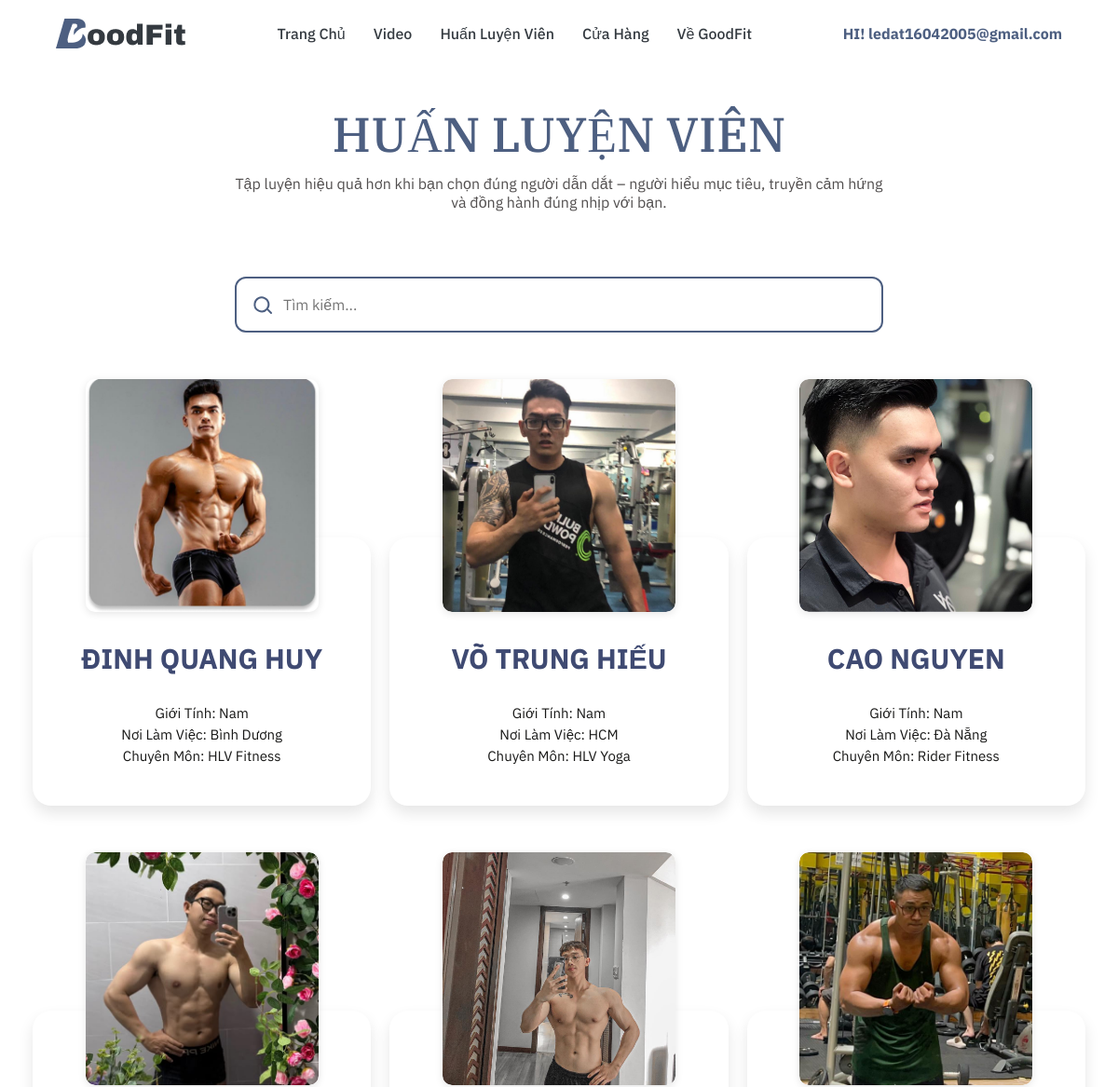
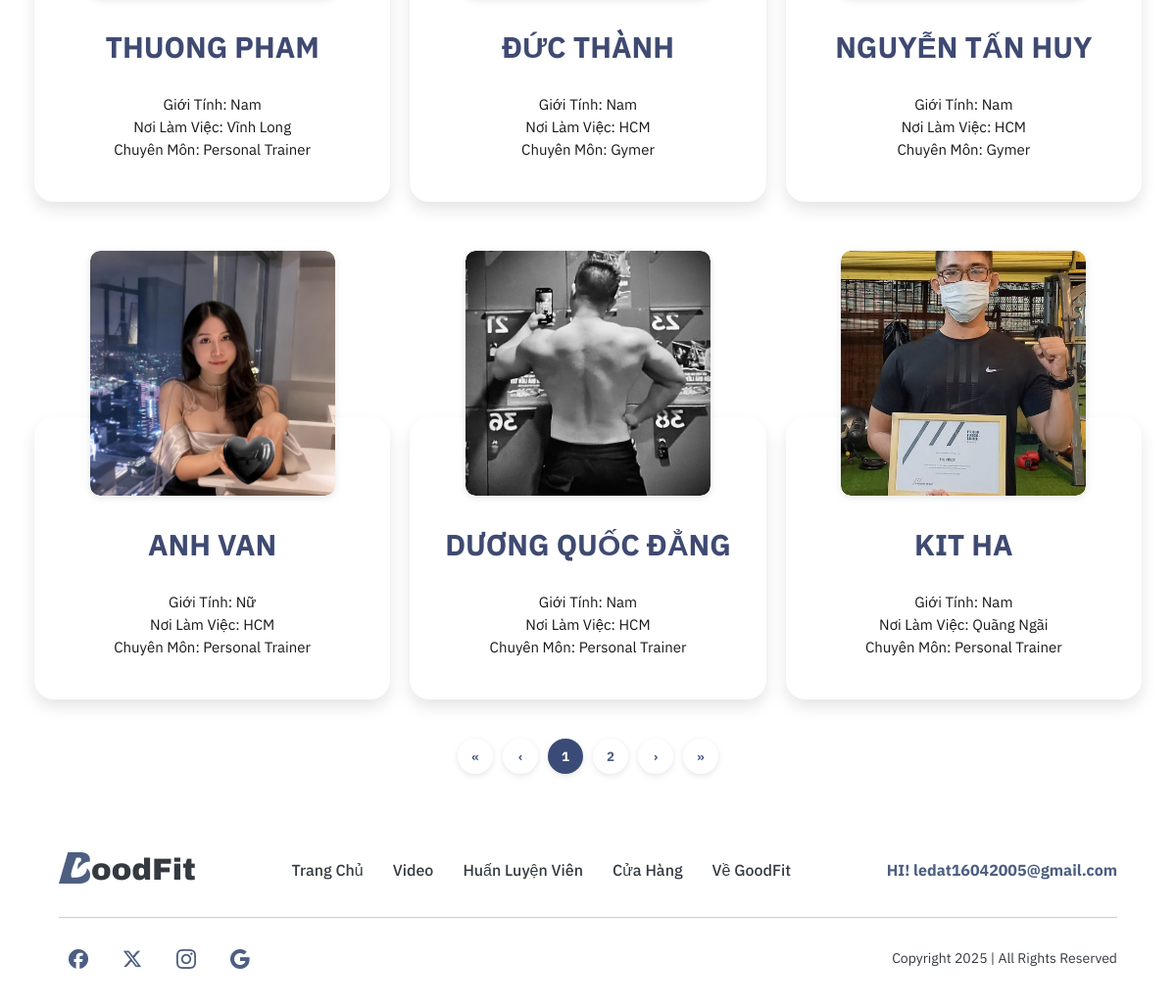
Page /Giangvien/Giangvien.php (signed in) on the committed database (2 pictures, top to bottom).
### tables this page shows
CREATE TABLE `huanluyenvien` (
  `id` INT NOT NULL AUTO_INCREMENT,
  `anh` VARCHAR(255) DEFAULT NULL,
  `ten` VARCHAR(100) NOT NULL,
  `gioitinh` ENUM('Nam', 'Nữ') NOT NULL,
  `noilamviec` VARCHAR(100) NOT NULL,
  `chuyenmon` VARCHAR(100) NOT NULL,
  PRIMARY KEY (`id`)
);

### Giangvien/Giangvien.php (the view, shortened to what this page needs)
<?php
include '../connect.php';
$sql = "SELECT * FROM huanluyenvien";
$result = $conn->query($sql);
?>
<!DOCTYPE html>
<html lang="vi">
<head>
  <link rel="stylesheet" href="Giangvien.css">
  <link rel="stylesheet" href="https://cdnjs.cloudflare.com/ajax/libs/font-awesome/6.4.0/css/all.min.css">
  <link rel="stylesheet" href="../header.css">
</head>
<body>
  <?php include '../header.php'; ?>
    <section class="trainer-section">
    <h1>HUẤN LUYỆN VIÊN</h1>
    <p class="sub-text">Tập luyện hiệu quả hơn khi bạn chọn đúng người dẫn dắt – người hiểu mục tiêu, truyền cảm hứng và đồng hành đúng nhịp với bạn.</p>
    <div class="search-box">
      <svg class="icon search-icon" xmlns="http://www.w3.org/2000/svg" fill="none" viewBox="0 0 24 24" stroke="currentColor">
        <path stroke-linecap="round" stroke-linejoin="round" stroke-width="2"
          d="M21 21l-4.35-4.35m0 0A7.5 7.5 0 103.5 10.5a7.5 7.5 0 0013.15 6.15z" />
      </svg>
      <input type="text" id="searchInput" placeholder="Tìm kiếm..." />
    </div>
    <div class="trainer-list" id="trainerList">
      <?php if ($result->num_rows > 0): ?>
        <?php while ($row = $result->fetch_assoc()): ?>
          <div class="card">
            <a href="../teacherinfo/teacherinfo.php">
              <div class="card-image-wrapper">
                <img src="<?= htmlspecialchars($row['anh']) ?>" alt="HLV <?= htmlspecialchars($row['ten']) ?>">
              </div>
              <div class="card-info">
                <h3><?= strtoupper(htmlspecialchars($row['ten'])) ?></h3>
                <p>Giới Tính: <?= htmlspecialchars($row['gioitinh']) ?></p>
                <p>Nơi Làm Việc: <?= htmlspecialchars($row['noilamviec']) ?></p>
                <p>Chuyên Môn: <?= htmlspecialchars($row['chuyenmon']) ?></p>
              </div>
            </a>
          </div>
        <?php endwhile; ?>
      <?php else: ?>
        <p>Không tìm thấy huấn luyện viên nào.</p>
      <?php endif; ?>
    </div>
    <div class="pagination" id="pagination"></div>
  </section>
<?php include($_SERVER['DOCUMENT_ROOT'] . "/GoodFit/footer.php"); ?>
</body>

### Giangvien/Giangvien.css (style rules this page uses)
* { margin: 0; padding: 0; box-sizing: border-box; }
body { color: white; font-family: 'IBM Plex Sans', sans-serif; }
.trainer-section { max-width: 1170px; margin: 0 auto; text-align: center; padding: 40px 20px; }
h1 { font-family: 'IBM Plex Serif', serif; font-weight: 500; font-size: 52px; color: #4D5F81; margin-bottom: 10px; margin-top: 70px; }
.sub-text { font-family: 'IBM Plex Sans', sans-serif; font-weight: 400; font-size: 16px; color: #524F4F; margin-bottom: 70px; max-width: 700px; margin: 0 auto 70px auto; }
.search-box { width: 696px; height: 60px; border: 2px solid #4D5F81; border-radius: 12px; margin: 0 auto 40px auto; display: flex; align-items: center; padding: 0 16px; background-color: #ffffff; margin-bottom: 220px; }
.search-box input { flex: 1; background: transparent; border: none; outline: none; font-size: 16px; color: rgb(0, 0, 0); padding: 0 10px; font-family: 'IBM Plex Sans', sans-serif; }
.icon { width: 24px; height: 24px; color: #4D5F81; flex-shrink: 0; }
.trainer-list { max-width: 1170px; margin: 0 auto 40px; display: grid; grid-template-columns: repeat(3, 1fr); row-gap: 220px; column-gap: 20px; }
.card { background-color: rgb(255, 255, 255); border-radius: 20px; box-shadow: 0 8px 16px rgba(0, 0, 0, 0.1); text-align: center; transition: transform 0.3s; position: relative; padding-top: 80px; }
.card-image-wrapper { position: absolute; top: -170px; left: 50%; transform: translateX(-50%); width: 250px; height: 250px; border-radius: 10px; overflow: hidden; box-shadow: 0 2px 8px rgba(0, 0, 0, 0.1); display: flex; justify-content: center; align-items: center; }
.card-image-wrapper img { width: 100%; height: 100%; object-fit: cover; border-radius: 10px; background-color: transparent; }
.card-info { padding: 0 20px 40px; }
.trainer-list .card a { text-decoration: none; display: block; height: 100%; }
.trainer-list .card a h3, .trainer-list .card a p { text-decoration: none; }
.card h3 { color: #3f4a72; font-weight: bold; font-size: 30px; margin-top: 30px; margin-bottom: 30px; text-transform: uppercase; }
.card p { margin: 4px 0; font-size: 15px; font-weight: 400; color: #181817; }
.pagination { display: flex; justify-content: center; gap: 10px; margin-top: 20px; }

### rows in the picture
huanluyenvien: anh (picture), ten "ĐINH QUANG HUY", gioitinh "Nam", noilamviec "Bình Dương", chuyenmon "HLV Fitness"
huanluyenvien: anh (picture), ten "VÕ TRUNG HIẾU", gioitinh "Nam", noilamviec "HCM", chuyenmon "HLV Yoga"
huanluyenvien: anh (picture), ten "CAO NGUYEN", gioitinh "Nam", noilamviec "Đà Nẵng", chuyenmon "Rider Fitness"
huanluyenvien: anh (picture), ten "THUONG PHAM", gioitinh "Nam", noilamviec "Vĩnh Long", chuyenmon "Personal Trainer"
huanluyenvien: anh (picture), ten "ĐỨC THÀNH", gioitinh "Nam", noilamviec "HCM", chuyenmon "Gymer"
huanluyenvien: anh (picture), ten "NGUYỄN TẤN HUY", gioitinh "Nam", noilamviec "HCM", chuyenmon "Gymer"
huanluyenvien: anh (picture), ten "ANH VAN", gioitinh "Nữ", noilamviec "HCM", chuyenmon "Personal Trainer"
huanluyenvien: anh (picture), ten "DƯƠNG QUỐC ĐẲNG", gioitinh "Nam", noilamviec "HCM", chuyenmon "Personal Trainer"
huanluyenvien: anh (picture), ten "KIT HA", gioitinh "Nam", noilamviec "Quãng Ngãi", chuyenmon "Personal Trainer"

### other values in the picture
$username "ledat16042005@gmail.com"
